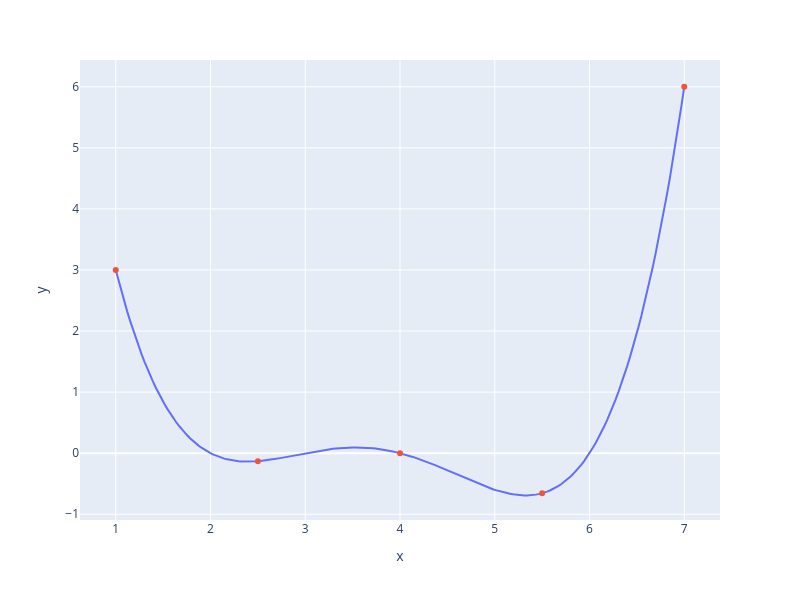

Source (notebook cell):
### Markdown cell above
This process is essentially the same as before where we made a graphical plot, it's just that we're only looking at five selected points.

````{dropdown} Click to see the code
```python
xs = np.linspace(1, 7, 200)
sparse_xs = np.linspace(1, 7, 5)

ys = arbitrary(xs)
sparse_ys = arbitrary(sparse_xs)

fig = px.line(x = xs, y = arbitrary(xs))
fig.add_scatter(x = sparse_xs, y = arbitrary(sparse_xs), mode = "markers")
fig.update_layout(showlegend= False)
fig.update_layout(autosize=False, width=800, height=600)
fig.show()
```
````

### Code cell
xs = np.linspace(1, 7, 200)
sparse_xs = np.linspace(1, 7, 5)

ys = arbitrary(xs)
sparse_ys = arbitrary(sparse_xs)

fig = px.line(x = xs, y = arbitrary(xs))
fig.add_scatter(x = sparse_xs, y = arbitrary(sparse_xs), mode = "markers")
fig.update_layout(showlegend= False)
fig.update_layout(autosize=False, width=800, height=600)
fig.show()

### Figure 1 — Plotly figure (JSON) as saved in the notebook; plotly's stock layout.template omitted (floating-point values rounded to 4 significant figures; data arrays with more than 128 entries replaced by an {"elided": "..."} marker saying what was removed)
{"data": [{"hovertemplate": "x=%{x}<br>y=%{y}<extra></extra>", "legendgroup": "", "line": {"color": "#636efa", "dash": "solid"}, "marker": {"symbol": "circle"}, "mode": "lines", "name": "", "orientation": "v", "showlegend": false, "type": "scatter", "x": {"elided": "200 float values"}, "xaxis": "x", "y": {"elided": "200 float values"}, "yaxis": "y"}, {"mode": "markers", "type": "scatter", "x": [1.0, 2.5, 4.0, 5.5, 7.0], "y": [3.0, -0.1313, 0.0, -0.6562, 6.0]}], "layout": {"autosize": false, "height": 600, "legend": {"tracegroupgap": 0}, "margin": {"t": 60}, "showlegend": false, "width": 800, "xaxis": {"anchor": "y", "domain": [0.0, 1.0], "title": {"text": "x"}}, "yaxis": {"anchor": "x", "domain": [0.0, 1.0], "title": {"text": "y"}}}}
